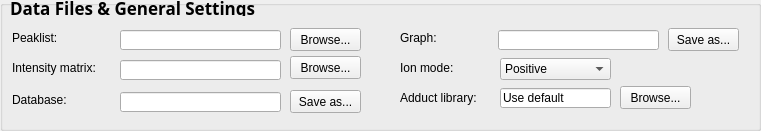
   <widget class="QGroupBox" name="groupBox_general">
    <property name="geometry">
     <rect>
      <x>20</x>
      <y>8</y>
      <width>761</width>
      <height>131</height>
     </rect>
    </property>
    <property name="title">
     <string/>
    </property>
    <widget class="QLineEdit" name="lineEdit_intensity_matrix">
     <property name="geometry">
      <rect>
       <x>120</x>
       <y>60</y>
       <width>161</width>
       <height>20</height>
      </rect>
     </property>
     <property name="text">
      <string/>
     </property>
     <property name="readOnly">
      <bool>true</bool>
     </property>
    </widget>
    <widget class="QLineEdit" name="lineEdit_peaklist">
     <property name="enabled">
      <bool>true</bool>
     </property>
     <property name="geometry">
      <rect>
       <x>120</x>
       <y>30</y>
       <width>161</width>
       <height>20</height>
      </rect>
     </property>
     <property name="text">
      <string/>
     </property>
     <property name="readOnly">
      <bool>true</bool>
     </property>
    </widget>
    <widget class="QPushButton" name="pushButton_peaklist">
     <property name="enabled">
      <bool>true</bool>
     </property>
     <property name="geometry">
      <rect>
       <x>290</x>
       <y>28</y>
       <width>71</width>
       <height>23</height>
      </rect>
     </property>
     <property name="minimumSize">
      <size>
       <width>63</width>
       <height>23</height>
      </size>
     </property>
     <property name="maximumSize">
      <size>
       <width>81</width>
       <height>16777215</height>
      </size>
     </property>
     <property name="text">
      <string>Browse...</string>
     </property>
    </widget>
    <widget class="QLabel" name="label_peaklist">
     <property name="enabled">
      <bool>true</bool>
     </property>
     <property name="geometry">
      <rect>
       <x>12</x>
       <y>30</y>
       <width>81</width>
       <height>16</height>
      </rect>
     </property>
     <property name="text">
      <string>Peaklist:</string>
     </property>
    </widget>
    <widget class="QLabel" name="label_intensity_matrix">
     <property name="geometry">
      <rect>
       <x>12</x>
       <y>60</y>
       <width>111</width>
       <height>16</height>
      </rect>
     </property>
     <property name="text">
      <string>Intensity matrix:</string>
     </property>
    </widget>
    <widget class="QComboBox" name="comboBox_ion_mode">
     <property name="geometry">
      <rect>
       <x>500</x>
       <y>58</y>
       <width>111</width>
       <height>22</height>
      </rect>
     </property>
     <item>
      <property name="text">
       <string>Positive</string>
      </property>
     </item>
     <item>
      <property name="text">
       <string>Negative</string>
      </property>
     </item>
    </widget>
    <widget class="QLabel" name="label_ion_mode">
     <property name="geometry">
      <rect>
       <x>400</x>
       <y>60</y>
       <width>71</width>
       <height>16</height>
      </rect>
     </property>
     <property name="text">
      <string>Ion mode:</string>
     </property>
    </widget>
    <widget class="QLabel" name="label_data_files">
     <property name="enabled">
      <bool>true</bool>
     </property>
     <property name="geometry">
      <rect>
       <x>10</x>
       <y>0</y>
       <width>291</width>
       <height>16</height>
      </rect>
     </property>
     <property name="font">
      <font>
       <family>.SF NS Text</family>
       <pointsize>13</pointsize>
       <weight>75</weight>
       <bold>true</bold>
      </font>
     </property>
     <property name="text">
      <string>Data Files &amp; General Settings</string>
     </property>
    </widget>
    <widget class="QLineEdit" name="lineEdit_default_adduct_library">
     <property name="enabled">
      <bool>true</bool>
     </property>
     <property name="geometry">
      <rect>
       <x>500</x>
       <y>88</y>
       <width>111</width>
       <height>20</height>
      </rect>
     </property>
     <property name="text">
      <string>Use default</string>
     </property>
     <property name="readOnly">
      <bool>true</bool>
     </property>
    </widget>
    <widget class="QPushButton" name="pushButton_default_adduct_library">
     <property name="enabled">
      <bool>true</bool>
     </property>
     <property name="geometry">
      <rect>
       <x>620</x>
       <y>86</y>
       <width>71</width>
       <height>23</height>
      </rect>
     </property>
     <property name="minimumSize">
      <size>
       <width>63</width>
       <height>23</height>
      </size>
     </property>
     <property name="text">
      <string>Browse...</string>
     </property>
    </widget>
    <widget class="QLabel" name="label_sql_database">
     <property name="enabled">
      <bool>true</bool>
     </property>
     <property name="geometry">
      <rect>
       <x>12</x>
       <y>92</y>
       <width>121</width>
       <height>16</height>
      </rect>
     </property>
     <property name="text">
      <string>Database:</string>
     </property>
    </widget>
    <widget class="QLineEdit" name="lineEdit_sql_database">
     <property name="enabled">
      <bool>true</bool>
     </property>
     <property name="geometry">
      <rect>
       <x>120</x>
       <y>92</y>
       <width>161</width>
       <height>20</height>
      </rect>
     </property>
     <property name="text">
      <string/>
     </property>
     <property name="readOnly">
      <bool>true</bool>
     </property>
    </widget>
    <widget class="QPushButton" name="pushButton_sql_database">
     <property name="enabled">
      <bool>true</bool>
     </property>
     <property name="geometry">
      <rect>
       <x>290</x>
       <y>90</y>
       <width>71</width>
       <height>23</height>
      </rect>
     </property>
     <property name="minimumSize">
      <size>
       <width>63</width>
       <height>23</height>
      </size>
     </property>
     <property name="maximumSize">
      <size>
       <width>81</width>
       <height>16777215</height>
      </size>
     </property>
     <property name="text">
      <string>Save as...</string>
     </property>
    </widget>
    <widget class="QLineEdit" name="lineEdit_graph">
     <property name="enabled">
      <bool>true</bool>
     </property>
     <property name="geometry">
      <rect>
       <x>498</x>
       <y>30</y>
       <width>161</width>
       <height>20</height>
      </rect>
     </property>
     <property name="text">
      <string/>
     </property>
     <property name="readOnly">
      <bool>true</bool>
     </property>
    </widget>
    <widget class="QPushButton" name="pushButton_graph">
     <property name="enabled">
      <bool>true</bool>
     </property>
     <property name="geometry">
      <rect>
       <x>668</x>
       <y>28</y>
       <width>71</width>
       <height>23</height>
      </rect>
     </property>
     <property name="minimumSize">
      <size>
       <width>63</width>
       <height>23</height>
      </size>
     </property>
     <property name="maximumSize">
      <size>
       <width>81</width>
       <height>16777215</height>
      </size>
     </property>
     <property name="text">
      <string>Save as...</string>
     </property>
    </widget>
    <widget class="QLabel" name="label_graph">
     <property name="enabled">
      <bool>true</bool>
     </property>
     <property name="geometry">
      <rect>
       <x>400</x>
       <y>30</y>
       <width>111</width>
       <height>16</height>
      </rect>
     </property>
     <property name="text">
      <string>Graph:</string>
     </property>
    </widget>
    <widget class="QPushButton" name="pushButton_peak_matrix">
     <property name="enabled">
      <bool>true</bool>
     </property>
     <property name="geometry">
      <rect>
       <x>290</x>
       <y>56</y>
       <width>71</width>
       <height>23</height>
      </rect>
     </property>
     <property name="minimumSize">
      <size>
       <width>63</width>
       <height>23</height>
      </size>
     </property>
     <property name="maximumSize">
      <size>
       <width>81</width>
       <height>16777215</height>
      </size>
     </property>
     <property name="text">
      <string>Browse...</string>
     </property>
    </widget>
    <widget class="QLabel" name="label_default_adduct_library">
     <property name="enabled">
      <bool>true</bool>
     </property>
     <property name="geometry">
      <rect>
       <x>400</x>
       <y>90</y>
       <width>141</width>
       <height>16</height>
      </rect>
     </property>
     <property name="text">
      <string>Adduct library:</string>
     </property>
    </widget>
   </widget>
